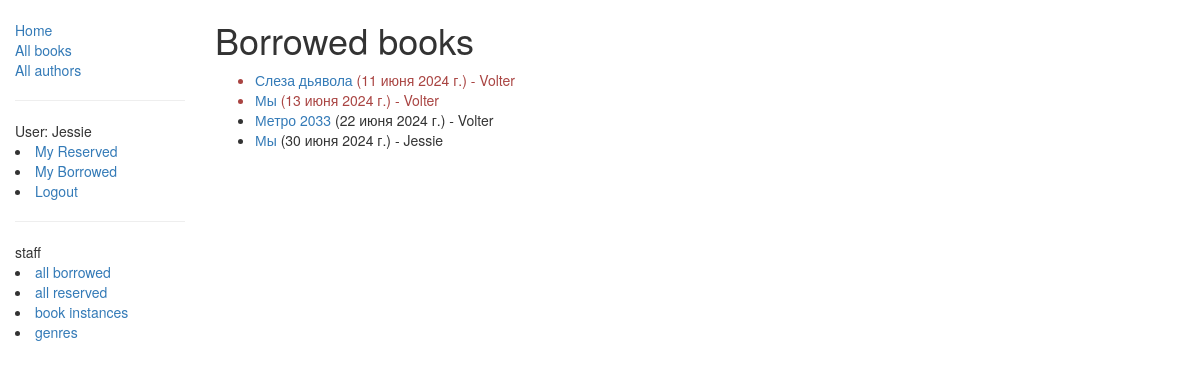
The page /catalog/libM/ (signed in) on the database as committed earlier.
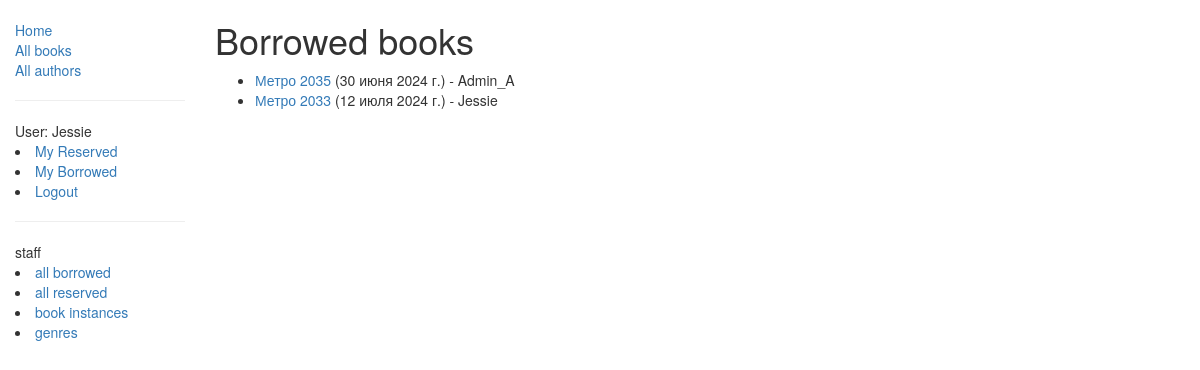
The same page on the database as committed later.
### catalog/models.py (models this page shows, shortened)
class BookInstance(PermissionRequiredMixin, models.Model):
    id = models.UUIDField(primary_key=True, default=uuid.uuid4, help_text="Unique ID for this particular book across whole library")
    book = models.ForeignKey('Book', on_delete=models.SET_NULL, null=True)
    imprint = models.CharField(max_length=200)
    due_back = models.DateField(null=True, blank=True)
    LOAN_STATUS = (
        ('m', 'Maintenance'),
        ('o', 'On loan'),
        ('a', 'Available'),
        ('r', 'Reserved'),
    )
    status = models.CharField(max_length=1, choices=LOAN_STATUS, blank=True, default='m', help_text='Book availability')
    borrower = models.ForeignKey(User, on_delete=models.SET_NULL, null=True, blank=True)
    @property
    def is_overdue(self):
        if self.due_back and date.today() > self.due_back:
            return True
        return False
    class Meta:
        ordering = ["due_back"]
        permissions = (("can_mark_returned", "Set book as returned"),)

class Book(models.Model):
    title = models.CharField(max_length=200)
    author = models.ForeignKey('Author', on_delete=models.SET_NULL, null=True)
    summary = models.TextField(max_length=1000, help_text="Enter a brief description of the book")
    isbn = models.CharField('ISBN',max_length=13, help_text='13 Character <a href="https://www.isbn-international.org/content/what-isbn">ISBN number</a>')
    language = models.CharField(max_length=100, help_text='the language in which the book is written')
    genre = models.ManyToManyField(Genre, help_text="Select a genre for this book")
    def display_genre(self):
        return ', '.join([ genre.name for genre in self.genre.all()[:3] ])
    display_genre.short_description = 'Genre'

### catalog/views.py (the view)
@permission_required('catalog.can_mark_returned')
def libM(request):
    bookinst = BookInstance.objects.filter(status__exact='o').order_by('due_back')
    return render(request, 'libM.html', context={'bookinstance_list':bookinst})

### catalog/templates/libM.html
{% extends "base.html" %}
{% block content %}
    <h1>Borrowed books</h1>
    {% if bookinstance_list %}
    <ul>
      {% for bookinst in bookinstance_list %}
      <li class="{% if bookinst.is_overdue %}text-danger{% endif %}">
        <a href="{% url 'book-detail' bookinst.book.pk %}">{{bookinst.book.title}}</a> ({{ bookinst.due_back }}) - {{bookinst.borrower}}
      </li>
      {% endfor %}
    </ul>
    {% else %}
      <p>There are no books borrowed.</p>
    {% endif %}
{% endblock %}

Rows that differ between the two databases and show on the page:
no longer on this page (row edited): BookInstance: book "Слеза дьявола", due_back "11 июня 2024 г.", borrower "Volter"
no longer on this page (row edited): BookInstance: book "Мы", due_back "13 июня 2024 г.", borrower "Volter"
no longer on this page (row edited): BookInstance: book "Мы", due_back "30 июня 2024 г.", borrower "Jessie"
now on this page (row edited): BookInstance: book "Метро 2035", due_back "30 июня 2024 г.", borrower "Admin_A"
changed BookInstance: due_back "22 июня 2024 г." → "12 июля 2024 г."; borrower "Volter" → "Jessie"
